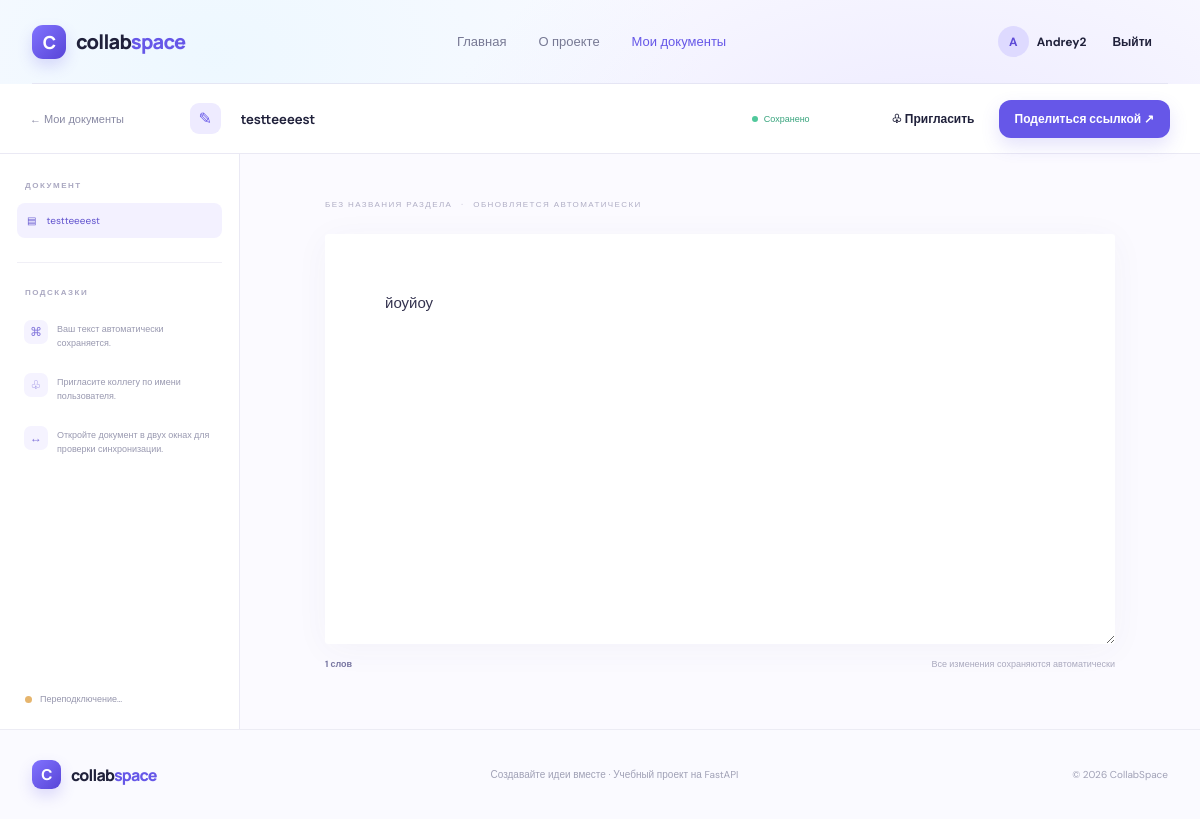
/documents/11 (signed in), run on the app's committed database.
### tables this page shows
CREATE TABLE users (
            id INTEGER PRIMARY KEY AUTOINCREMENT,
            username TEXT NOT NULL UNIQUE,
            email TEXT NOT NULL UNIQUE,
            password_hash TEXT NOT NULL,
            created_at TEXT NOT NULL
        );

CREATE TABLE documents (
            id INTEGER PRIMARY KEY AUTOINCREMENT,
            owner_id INTEGER NOT NULL REFERENCES users(id) ON DELETE CASCADE,
            title TEXT NOT NULL DEFAULT 'Новый документ',
            content TEXT NOT NULL DEFAULT '',
            updated_at TEXT NOT NULL
        );

### app/main.py (the view)
@app.get("/documents/{doc_id}", response_class=HTMLResponse)
def editor(request: Request, doc_id: int):
    user = current_user(request)
    if not user: return RedirectResponse("/login", status_code=303)
    doc = get_document(doc_id)
    if not doc or not can_access(doc_id, user["id"]):
        raise HTTPException(status_code=404, detail="Документ не найден")
    return page(request, "editor.html", active="dashboard", document=dict(doc))

### app/templates/editor.html (shortened to what this page needs)
{% extends "base.html" %}
{% block content %}
<section class="editor-shell">
  <div class="editor-toolbar"><a href="/dashboard" class="back-link">← <span>Мои документы</span></a><div class="editor-title-wrap"><span class="doc-mini-icon">✎</span><input id="doc-title" class="title-input" value="{{ document.title }}" maxlength="100" aria-label="Название документа"><span id="save-status" class="save-status"><i></i> Сохранено</span></div><div class="editor-actions"><button class="btn btn-ghost btn-small" id="share-open">♧ Пригласить</button><button class="btn btn-primary btn-small" id="copy-link">Поделиться ссылкой ↗</button></div></div>
  <div class="editor-workspace"><aside class="editor-sidebar"><div class="sidebar-label">ДОКУМЕНТ</div><div class="sidebar-item selected"><span>▤</span><span id="sidebar-doc-title">{{ document.title }}</span></div><div class="sidebar-divider"></div><div class="sidebar-label">ПОДСКАЗКИ</div><div class="tip-item"><span>⌘</span><p>Ваш текст автоматически сохраняется.</p></div><div class="tip-item"><span>♧</span><p>Пригласите коллегу по имени пользователя.</p></div><div class="tip-item"><span>↔</span><p>Откройте документ в двух окнах для проверки синхронизации.</p></div><div class="sidebar-bottom"><span class="live-dot"></span> <span id="connection-label">Подключение...</span></div></aside>
  <div class="paper-area"><div class="paper-meta"><span>БЕЗ НАЗВАНИЯ РАЗДЕЛА</span><span>·</span><span>ОБНОВЛЯЕТСЯ АВТОМАТИЧЕСКИ</span></div><textarea id="document-content" class="document-content" placeholder="Начните писать здесь…">{{ document.content }}</textarea><div class="editor-foot"><span><span id="word-count">0</span> слов</span><span>Все изменения сохраняются автоматически</span></div></div></div>
</section>
{% endblock %}

### app/templates/base.html (shortened to what this page needs)
<!DOCTYPE html>
<html lang="ru">
<head>
  <link rel="stylesheet" href="/static/css/style.css">
</head>
<body>
<header class="site-header">
  <a class="brand" href="/"><span class="brand-mark">C</span><span>collab<span class="brand-accent">space</span></span></a>
  <nav class="main-nav">
    <a class="{{ 'active' if active == 'home' else '' }}" href="/">Главная</a>
    <a class="{{ 'active' if active == 'about' else '' }}" href="/about">О проекте</a>
    {% if user %}<a class="{{ 'active' if active == 'dashboard' else '' }}" href="/dashboard">Мои документы</a>{% endif %}
  </nav>
  <div class="header-actions">
    {% if user %}
      <a class="user-chip" href="/profile"><span class="avatar">{{ user.username[:1]|upper }}</span><span>{{ user.username }}</span></a>
      <form action="/logout" method="post"><button class="btn btn-ghost btn-small" type="submit">Выйти</button></form>
    {% else %}
      <a class="btn btn-ghost btn-small" href="/login">Войти</a><a class="btn btn-primary btn-small" href="/register">Начать бесплатно <span>↗</span></a>
    {% endif %}
  </div>
</header>
<main>{% block content %}{% endblock %}</main>
<footer class="site-footer"><a class="brand footer-brand" href="/"><span class="brand-mark">C</span><span>collab<span class="brand-accent">space</span></span></a><span>Создавайте идеи вместе · Учебный проект на FastAPI</span><span>© 2026 CollabSpace</span></footer>
</body>
</html>

### data on the page
users: username "A", username "Andrey2"
documents: title "testteeeest", content "йоуйоу"
